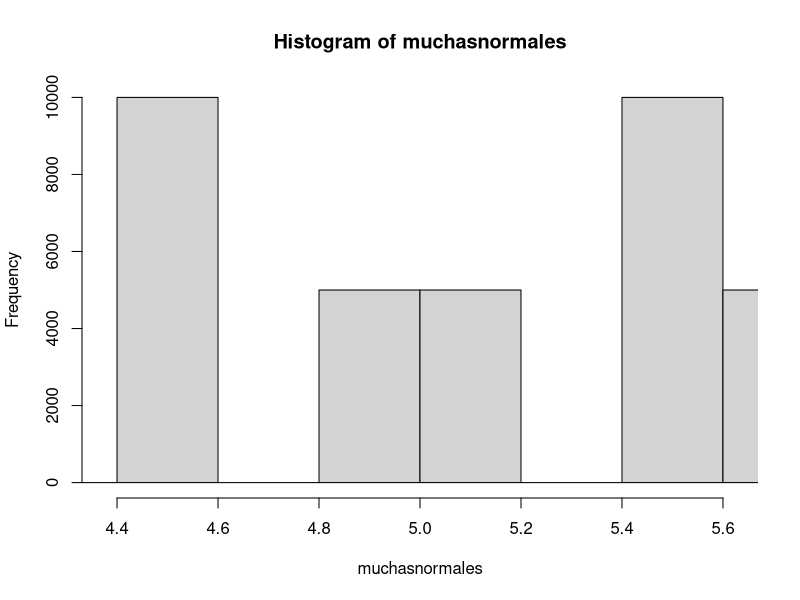
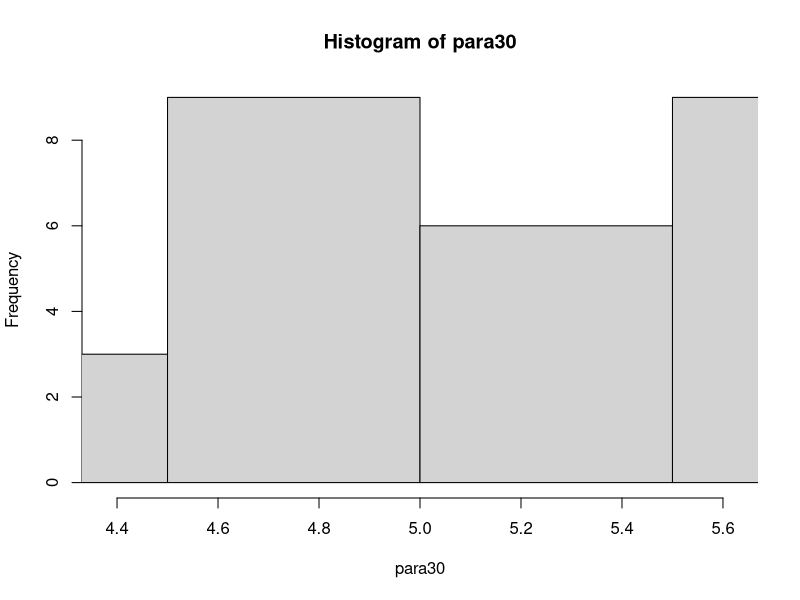
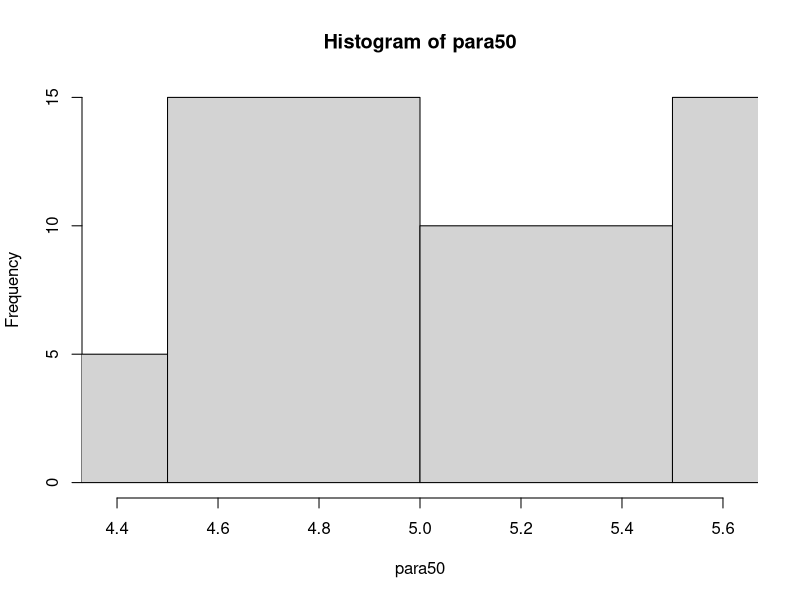
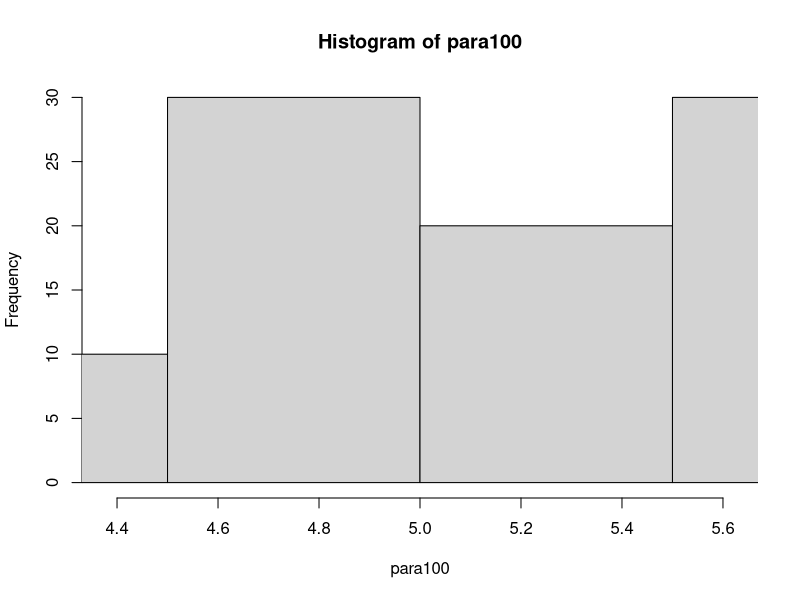

These charts were generated, in order, by the following R code:

# Laboratorio 3 Metodos Estadisticos 

# Diana C. Arias Sinisterra
# Kevin S. Garcia Chica
# Cesar A. Saavedra Vanegas

#--------------- Punto 1 ---------------#
n = 10
media <- 5
varianza <- 1
alpha <- 0.05
cuantil <- qnorm(1-alpha/2)
x <- rnorm(n,media,varianza)

lim_inf <- media - cuantil * sqrt(varianza)/sqrt(n)
lim_sup <- media + cuantil * sqrt(varianza)/sqrt(n)

r=5000
muchasnormales=replicate(r,x)

para30 <- muchasnormales[1:30]
para50 <- muchasnormales[1:50]
para100 <- muchasnormales[1:100]

hist(muchasnormales, xlim = c(lim_inf,lim_sup))
hist(para30, xlim = c(lim_inf,lim_sup))
hist(para50, xlim = c(lim_inf,lim_sup))
hist(para100, xlim = c(lim_inf,lim_sup))


#--------------- Punto 4 ---------------#
  


#--------------- Punto 7 ---------------#